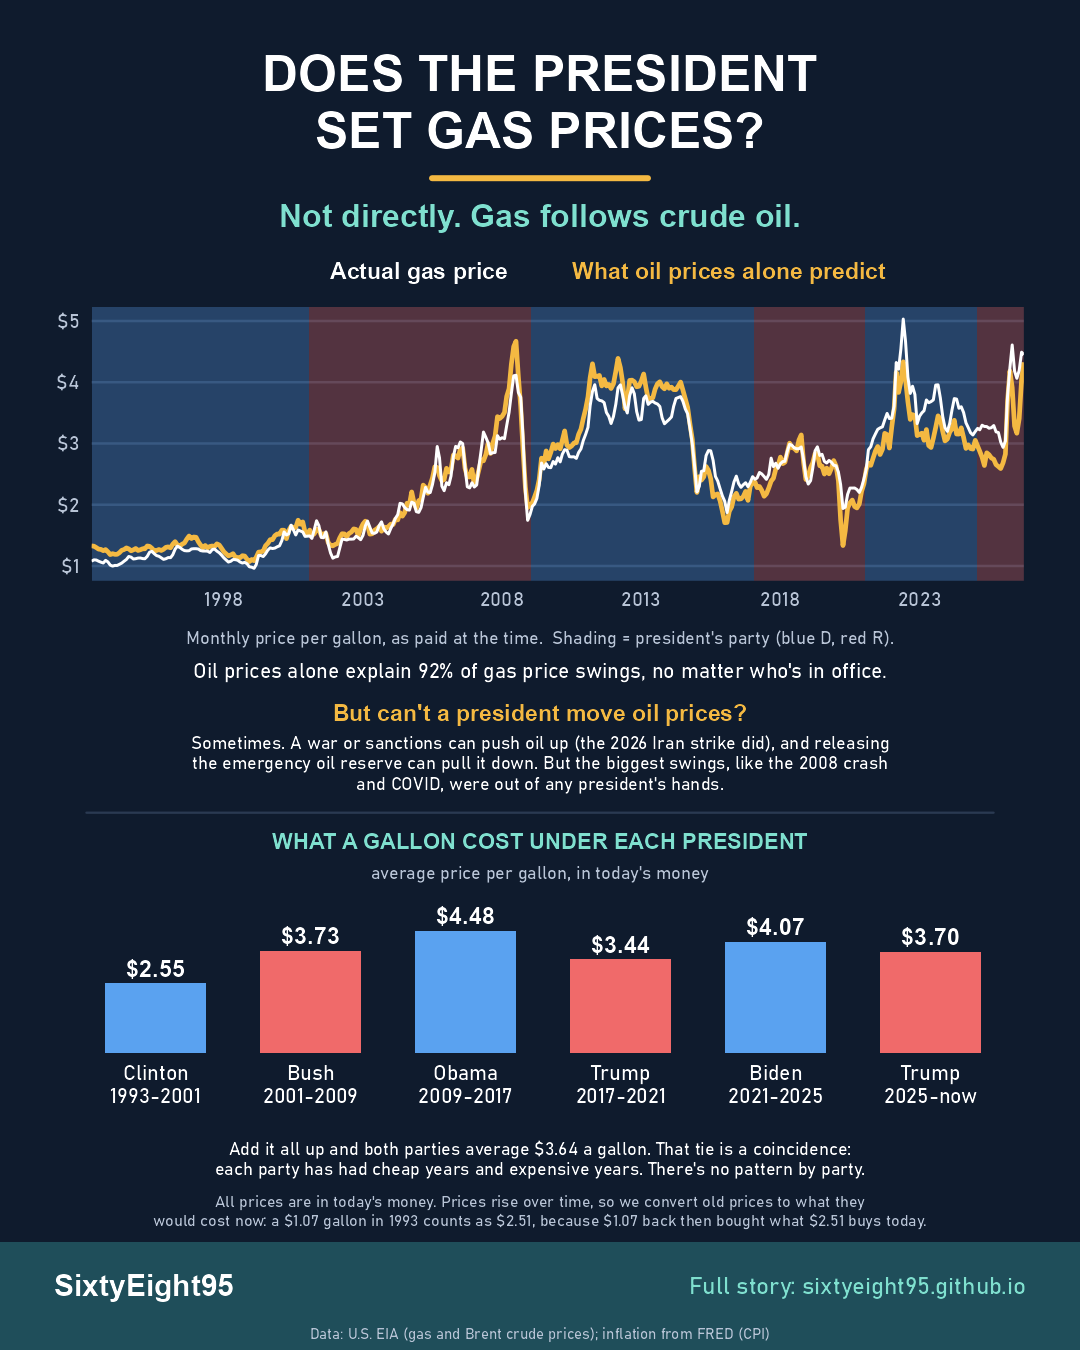

The R source for this figure:
# ---------------------------------------------------------------------------
# Infographic for the post "Does the President Set Gas Prices?"
#   gas-politics-infographic.png  1080 x 1350  (Facebook / Instagram portrait)
#
# Run from this folder:  source("gas-politics-infographic.R")
# Text lives in the "words" block; numbers are calculated from the data.
# ---------------------------------------------------------------------------

gas_dir <- "../../gas_forecasting"
source(file.path(gas_dir, "R", "gas_data_prep.R"))
library(ragg)
library(grid)

# --- brand ------------------------------------------------------------------
background <- "#0F1B2D"
teal       <- "#7FE0CF"
amber      <- "#F4B942"
white      <- "#FFFFFF"
dem_color  <- "#5AA2F0"   # lighter blue/red so they read on navy
rep_color  <- "#F06A6A"
font       <- "Bahnschrift"

# --- numbers ----------------------------------------------------------------
cpi <- read.csv("https://fred.stlouisfed.org/graph/fredgraph.csv?id=CPIAUCSL")
names(cpi) <- c("month", "cpi")
cpi$month <- as.Date(cpi$month)
latest_cpi <- cpi$cpi[cpi$month == max(cpi$month)]

gas_weekly <- gas_weekly %>%
  mutate(month = floor_date(date, "month")) %>%
  left_join(cpi, by = "month") %>%
  fill(cpi) %>%
  mutate(real_price = price * latest_cpi / cpi)

dem_avg <- mean(gas_weekly$real_price[gas_weekly$pres_party == "D"])
rep_avg <- mean(gas_weekly$real_price[gas_weekly$pres_party == "R"])

con <- dbConnect(RSQLite::SQLite(), file.path(gas_dir, "database", "gas_data.db"))
crude <- dbGetQuery(con, "select period, price from crude_prices")
dbDisconnect(con)

crude_monthly <- crude %>%
  mutate(month = floor_date(as.Date(period), "month")) %>%
  group_by(month) %>%
  summarise(brent = mean(price), .groups = "drop")

gas_vs_oil <- gas_monthly %>% inner_join(crude_monthly, by = "month")
oil_r2 <- summary(lm(price ~ brent, data = gas_vs_oil))$r.squared

dollars <- function(x) paste0("$", formatC(x, format = "f", digits = 2))

# --- one row per presidency (average in today's dollars) ---------------------
by_president <- gas_weekly %>%
  mutate(term_id = consecutive_id(president)) %>%
  group_by(term_id, president, pres_party) %>%
  summarise(avg = mean(real_price), from = year(min(date)), to = year(max(date)), .groups = "drop") %>%
  mutate(name  = word(president, -1),
         years = paste0(from, "-", ifelse(term_id == max(term_id), "now", to)),
         label = paste0(name, "\n", years))

first_week <- gas_weekly %>% slice_min(date, n = 1)   # used to explain inflation

# --- words ------------------------------------------------------------------
headline  <- "DOES THE PRESIDENT\nSET GAS PRICES?"
answer    <- "Not directly. Gas follows crude oil."
oil_line  <- paste0("Oil prices alone explain ", round(oil_r2 * 100),
                    "% of gas price swings, no matter who's in office.")

caveat_title <- "But can't a president move oil prices?"
caveat_body  <- paste0("Sometimes. A war or sanctions can push oil up (the 2026 Iran strike did), and releasing\n",
                       "the emergency oil reserve can pull it down. But the biggest swings, like the 2008 crash\n",
                       "and COVID, were out of any president's hands.")

bars_title <- "WHAT A GALLON COST UNDER EACH PRESIDENT"
tie_note   <- paste0("Add it all up and both parties average ", dollars(dem_avg), " a gallon. That tie is a coincidence:\n",
                     "each party has had cheap years and expensive years. There's no pattern by party.")
infl_note  <- paste0("All prices are in today's money. Prices rise over time, so we convert old prices to what they\n",
                     "would cost now: a ", dollars(first_week$price), " gallon in ", year(first_week$date),
                     " counts as ", dollars(first_week$real_price), ", because ", dollars(first_week$price),
                     " back then bought what ", dollars(first_week$real_price), " buys today.")

link_text <- "Full story: sixtyeight95.github.io"
source_tx <- "Data: U.S. EIA (gas and Brent crude prices); inflation from FRED (CPI)"

# --- chart 1: actual gas price vs what oil alone predicts --------------------
oil_fit    <- lm(price ~ brent, data = gas_vs_oil)
gas_vs_oil <- gas_vs_oil %>% mutate(oil_says = predict(oil_fit))

bands <- presidencies %>%
  mutate(start = pmax(start, min(gas_vs_oil$month)), end = pmin(end, max(gas_vs_oil$month))) %>%
  filter(end > start)

dark_theme <- theme_minimal(base_family = font, base_size = 13) +
  theme(plot.background  = element_rect(fill = background, color = NA),
        panel.background = element_rect(fill = background, color = NA),
        panel.grid.major.x = element_blank(),
        panel.grid.minor   = element_blank(),
        panel.grid.major.y = element_line(color = "#2A3A52"),
        axis.text = element_text(color = "#B8C4D6"))

chart <- ggplot() +
  geom_rect(data = bands, aes(xmin = start, xmax = end, ymin = -Inf, ymax = Inf, fill = pres_party),
            alpha = 0.3) +
  geom_line(data = gas_vs_oil, aes(month, oil_says), color = amber, linewidth = 1.1) +
  geom_line(data = gas_vs_oil, aes(month, price), color = white, linewidth = 0.7) +
  scale_fill_manual(values = c(D = dem_color, R = rep_color), guide = "none") +
  scale_y_continuous(labels = function(x) paste0("$", x)) +
  scale_x_date(date_breaks = "5 years", date_labels = "%Y", expand = c(0, 0)) +
  labs(x = NULL, y = NULL) +
  dark_theme

# --- chart 2: one bar per presidency -------------------------------------------
bars <- ggplot(by_president, aes(x = reorder(label, term_id), y = avg, fill = pres_party)) +
  geom_col(width = 0.65) +
  geom_text(aes(label = dollars(avg)), vjust = -0.4, color = white, family = font,
            fontface = "bold", size = 4.2) +
  scale_fill_manual(values = c(D = dem_color, R = rep_color), guide = "none") +
  scale_y_continuous(limits = c(0, max(by_president$avg) * 1.22), expand = c(0, 0)) +
  labs(x = NULL, y = NULL) +
  dark_theme +
  theme(axis.text.y = element_blank(), panel.grid.major.y = element_blank(),
        axis.text.x = element_text(color = white, size = 10.5, lineheight = 0.9))

# --- draw the page ------------------------------------------------------------
txt <- function(label, x, y, size, color = white, face = "plain", just = "center") {
  grid.text(label, x = x, y = y, just = just,
            gp = gpar(fontfamily = font, fontsize = size, col = color, fontface = face, lineheight = 0.95))
}
muted <- "#B8C4D6"

agg_png("gas-politics-infographic.png", width = 1080, height = 1350, res = 144)
grid.newpage()
grid.rect(gp = gpar(fill = background, col = NA))

txt(headline, 0.5, 0.925, 25, face = "bold")
grid.lines(x = c(0.4, 0.6), y = c(0.868, 0.868), gp = gpar(col = amber, lwd = 4))
txt(answer, 0.5, 0.84, 16, teal, "bold")

# chart 1
txt("Actual gas price", 0.47, 0.8, 11.5, white, "bold", just = "right")
txt("What oil prices alone predict", 0.53, 0.8, 11.5, amber, "bold", just = "left")
print(chart, vp = viewport(x = 0.5, y = 0.66, width = 0.92, height = 0.245))
txt("Monthly price per gallon, as paid at the time.  Shading = president's party (blue D, red R).", 0.5, 0.528, 9, muted)
txt(oil_line, 0.5, 0.503, 10.5, white)

# can a president move oil?
txt(caveat_title, 0.5, 0.472, 11.5, amber, "bold")
txt(caveat_body, 0.5, 0.435, 9, white)

# chart 2
grid.lines(x = c(0.08, 0.92), y = c(0.398, 0.398), gp = gpar(col = "#2A3A52", lwd = 1.5))
txt(bars_title, 0.5, 0.377, 11, teal, "bold")
txt("average price per gallon, in today's money", 0.5, 0.354, 9, muted)
print(bars, vp = viewport(x = 0.5, y = 0.255, width = 0.92, height = 0.17))
txt(tie_note, 0.5, 0.142, 9, white)
txt(infl_note, 0.5, 0.103, 8, muted)

# footer
grid.rect(x = 0.5, y = 0.04, width = 1, height = 0.08, gp = gpar(fill = "#1F4E5A", col = NA))
txt("SixtyEight95", 0.05, 0.048, 15, white, "bold", just = "left")
txt(link_text, 0.95, 0.048, 12, teal, just = "right")
txt(source_tx, 0.5, 0.012, 7.5, muted)
dev.off()

message("Saved gas-politics-infographic.png")
